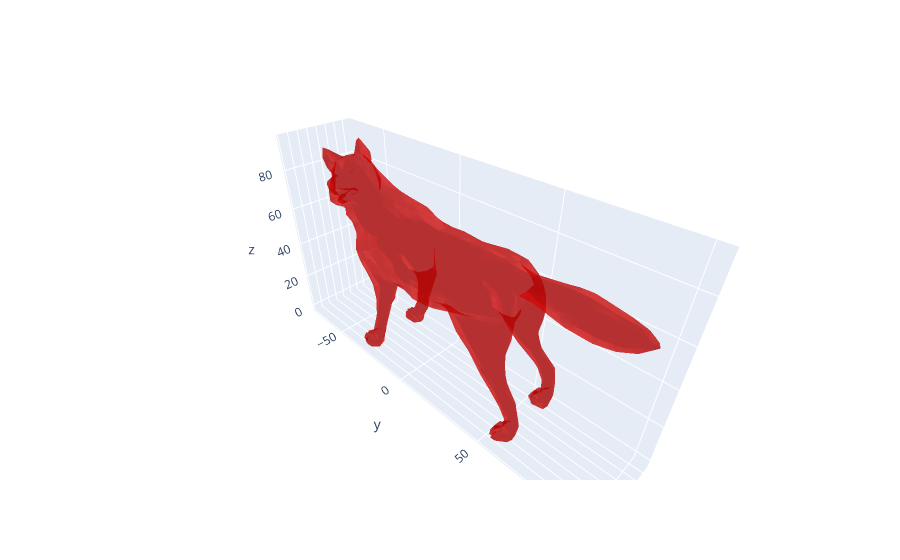

Notebook source saved alongside this figure:
### Markdown cell above
Show the registered mesh:

### Code cell
display_meshes(m0, m1)

### Figure 1 — Plotly figure (JSON) as saved in the notebook; plotly's stock layout.template omitted (floating-point values rounded to 4 significant figures; data arrays with more than 128 entries replaced by an {"elided": "..."} marker saying what was removed)
{"data": [{"color": "#dddddd", "flatshading": true, "i": {"elided": "4342 int values"}, "j": {"elided": "4342 int values"}, "k": {"elided": "4342 int values"}, "opacity": 0.5, "type": "mesh3d", "uid": "19332027-fcea-4bf9-a246-5d18597a5563", "x": {"elided": "2173 float values"}, "y": {"elided": "2173 float values"}, "z": {"elided": "2173 float values"}}, {"color": "#dd0000", "flatshading": true, "i": {"elided": "2170 int values"}, "j": {"elided": "2170 int values"}, "k": {"elided": "2170 int values"}, "opacity": 0.5, "type": "mesh3d", "uid": "23e8c605-c0ba-4e2c-844e-3f758045fa9c", "x": {"elided": "1087 float values"}, "y": {"elided": "1087 float values"}, "z": {"elided": "1087 float values"}}], "layout": {"scene": {"aspectmode": "data"}}}
